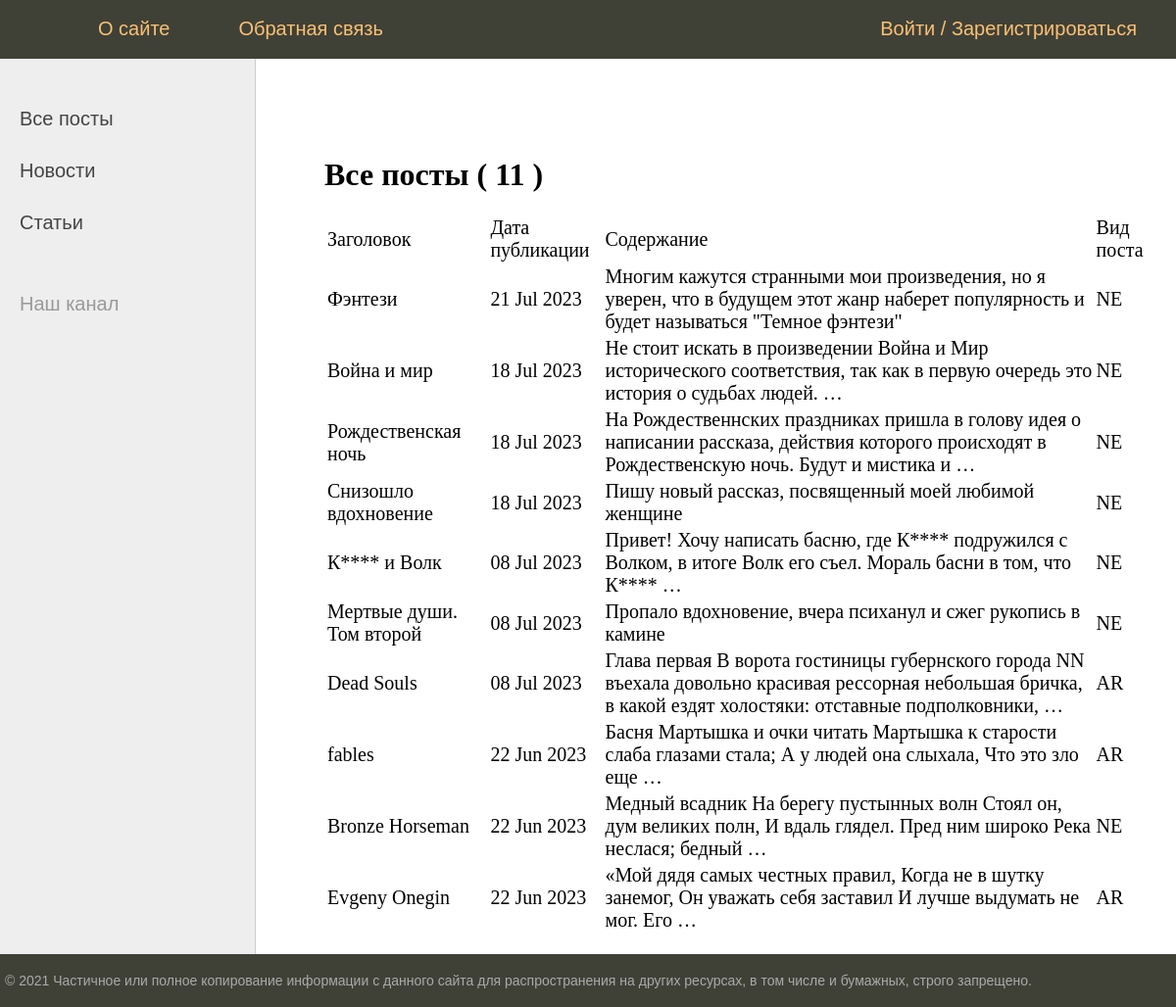
/posts/, run on the app's committed database.
### news/models.py (models this page shows, shortened)
class Post(models.Model):
    article_post = 'AR'
    news_post = 'NE'
    POSITIONS = [
        (article_post, 'Статья'),
        (news_post, 'Новость')
    ]
    author = models.ForeignKey(Author, on_delete=models.CASCADE)
    position = models.CharField(max_length=2,
                                choices=POSITIONS,
                                default=article_post)
    time_in = models.DateTimeField(auto_now_add=True)
    category = models.ManyToManyField(Category, through='PostCategory')
    header = models.CharField(max_length=255)
    text_post = models.TextField()
    rating_post = models.IntegerField(default=0)

### news/views.py (the view)
# urls.py: path('', PostList.as_view(), name = 'posts_all'),
class PostList(ListView):
    model = Post
    ordering = '-time_in'
    template_name = 'posts.html'
    context_object_name = 'posts'
    paginate_by = 10
    def get_context_data(self, **kwargs):
        context = super().get_context_data(**kwargs)
        context['news'] = Post.objects.all()
        context['menu'] = menu
        context['title'] = 'Все посты'
        context['is_not_author'] = not self.request.user.groups.filter(name='authors').exists()
        return context

### news/templatetags/custom_filters.py (called while the page is built)
@register.filter()
def censor(value):
    CENSORED_LIST = ['редиска', 'придурок', 'урод', 'глупый', 'тупой', 'злой', 'дурак', 'козел']
    if isinstance(value, str):
        str1 = value
        for censor_element in CENSORED_LIST:
            new_text = str1.replace(censor_element, censor_element[0] + "*" * (len(censor_element) - 1))  # замена по нижнему регистру
            str1 = new_text
            new_text = str1.replace(censor_element.capitalize(), censor_element[0].capitalize() + "*" * (len(censor_element) - 1))  # замена по верхнему регистру
            str1 = new_text
        value = str1
    else:
        raise TypeError('Фильтр "censor" может быть применен только к текстовому типу данных')
    return f'{value}'

### templates/posts.html (shortened to what this page needs)
{% extends 'flatpages/default.html' %}
{% load custom_filters %}
{% block content %}
    <h1>Все посты ( {{ news|length }} )</h1>
    {% if posts %}
        <table>
            <tr>
                <td> Заголовок </td>
                <td> Дата публикации </td>
                <td> Содержание </td>
                <td> Вид поста </td>
            </tr>
            {% for post in posts %}
                <tr>
                    <td> {{ post.header|censor }} </td>
                    <td> {{ post.time_in|date:'d M Y' }} </td>
                    <td> {{ post.text_post|censor|truncatewords:20 }} </td>
                    <td> {{ post.position }} </td>
                </tr>
            {% endfor %}
        </table>
    {% else %}
        <h2> Постов нет! </h2>
    {% endif %}
{% endblock content %}

### static/css/styles.css (style rules this page uses)
html, body { font-family: 'Arial'; margin: 0; padding: 0; height: 100%; width: 100%; color: #444; }
.table-page tr { height: 100%; }
.content-text h1 { font-size: 32px; }

### data on the page
Post: header|censor "Фэнтези", time_in "21 Jul 2023", text_post|censor "Многим кажутся странными мои произведения, но я уверен, что в будущем этот жанр наберет популярность и будет называться \"Темное фэнтези\"", position "NE"
Post: header|censor "Война и мир", time_in "18 Jul 2023", text_post|censor "Не стоит искать в произведении Война и Мир исторического соответствия, так как в первую очередь это история о судьбах людей. …", position "NE"
Post: header|censor "Рождественская ночь", time_in "18 Jul 2023", text_post|censor "На Рождественнских праздниках пришла в голову идея о написании рассказа, действия которого происходят в Рождественскую ночь. Будут и мистика и …", position "NE"
Post: header|censor "Снизошло вдохновение", time_in "18 Jul 2023", text_post|censor "Пишу новый рассказ, посвященный моей любимой женщине", position "NE"
Post: header|censor "К**** и Волк", time_in "08 Jul 2023", text_post|censor "Привет! Хочу написать басню, где К**** подружился с Волком, в итоге Волк его съел. Мораль басни в том, что К**** …", position "NE"
Post: header|censor "Мертвые души. Том второй", time_in "08 Jul 2023", text_post|censor "Пропало вдохновение, вчера психанул и сжег рукопись в камине", position "NE"
Post: header|censor "Dead Souls", time_in "08 Jul 2023", text_post|censor "Глава первая В ворота гостиницы губернского города NN въехала довольно красивая рессорная небольшая бричка, в какой ездят холостяки: отставные подполковники, …", position "AR"
Post: header|censor "fables", time_in "22 Jun 2023", text_post|censor "Басня Мартышка и очки читать Мартышка к старости слаба глазами стала; А у людей она слыхала, Что это зло еще …", position "AR"
Post: header|censor "Bronze Horseman", time_in "22 Jun 2023", text_post|censor "Медный всадник На берегу пустынных волн Стоял он, дум великих полн, И вдаль глядел. Пред ним широко Река неслася; бедный …", position "NE"
Post: header|censor "Evgeny Onegin", time_in "22 Jun 2023", text_post|censor "«Мой дядя самых честных правил, Когда не в шутку занемог, Он уважать себя заставил И лучше выдумать не мог. Его …", position "AR"

### other printed values
{{ m.title }} "О сайте" "Обратная связь"
{{ m.title }} "Войти / Зарегистрироваться"
{{ news|length }} "11"
